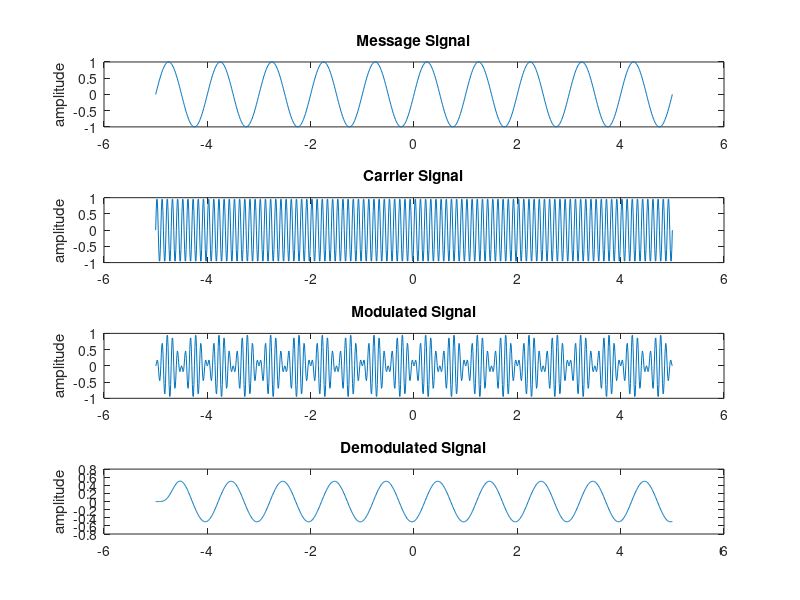

Here is the MATLAB script that generated this plot:
clear all;
close all;

t = -5:0.01:5;  %Time Period

fm=1;
fc=10;

m = sin(2*pi*fm*t);  %Message Signal
c = sin(2*pi*fc*t);  %Carrier Signal

s = m.*c;  %DSBSC Modulated Signal

subplot(4,1,1);
plot(t,m);
ylabel("time");
ylabel("amplitude");
title("Message Signal");

subplot(4,1,2);
plot(t,c);
ylabel("time");
ylabel("amplitude");
title("Carrier Signal");

subplot(4,1,3);
plot(t,s);
ylabel("time");
ylabel("amplitude");
title("Modulated Signal");

d = s.*c;

[a,b]=butter(5,fm/fc/2);

dmod = filter(a,b,d);

subplot(4,1,4);
plot(t,dmod);
ylabel("time");
ylabel("amplitude");
title("Demodulated Signal");
